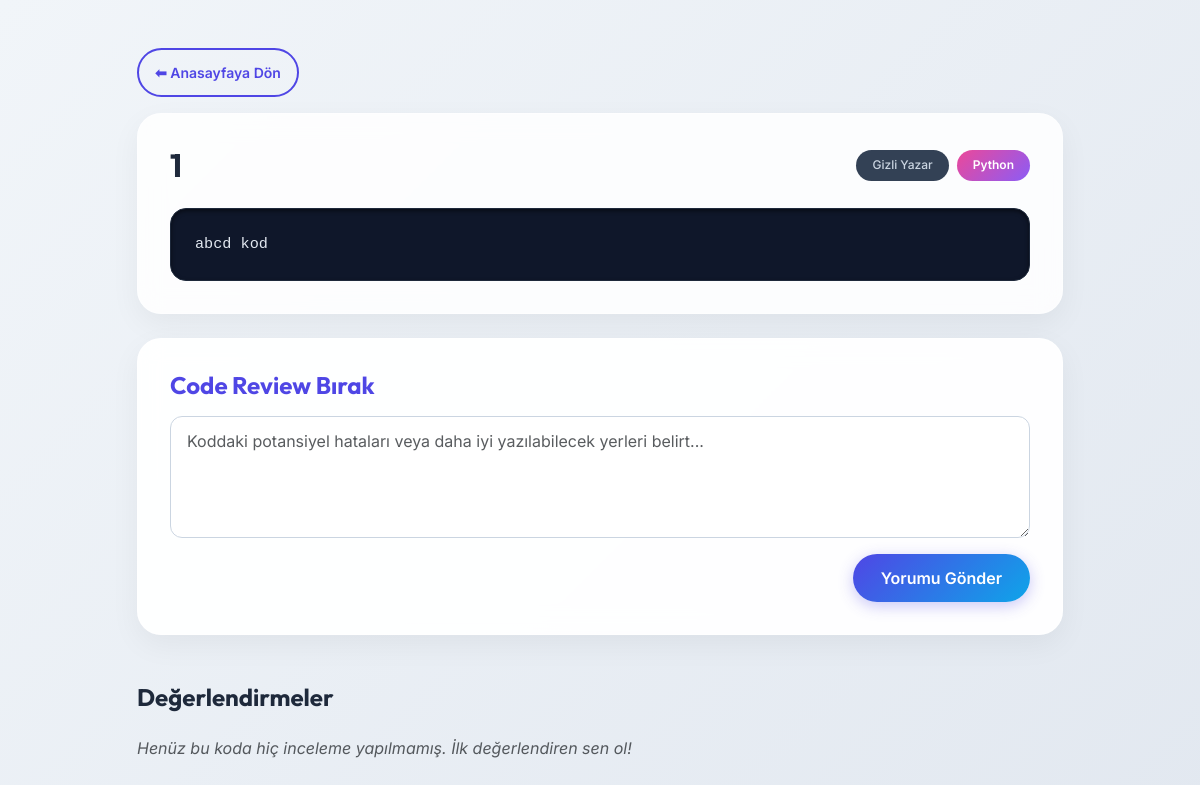
Before: /post/1 (signed in) with the older database file.
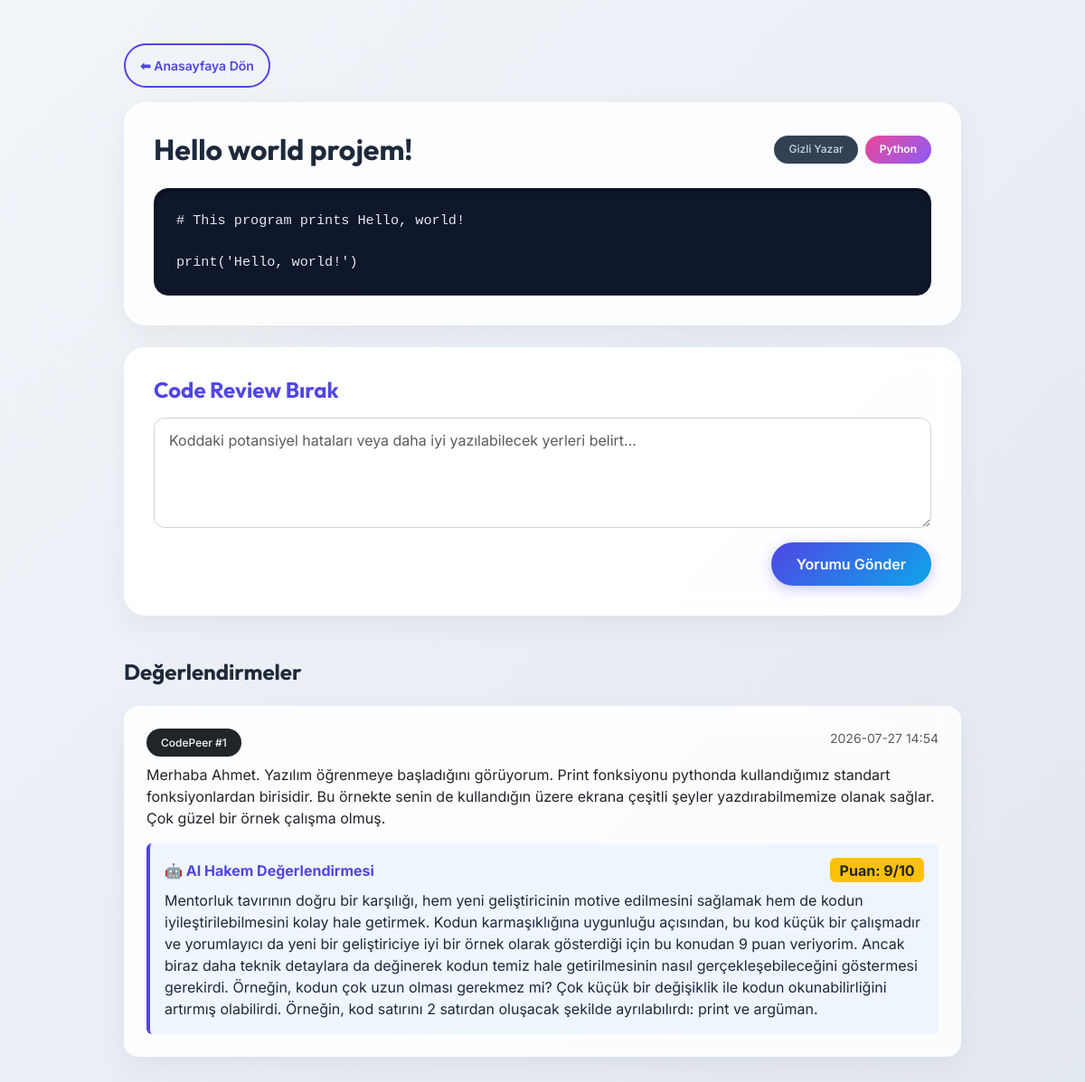
After: the same page with the newer database file.
### database.py (models this page shows)
class CodePost(Base):
    __tablename__ = "code_posts"
    id = Column(Integer, primary_key=True, index=True)
    title = Column(String, index=True)
    content = Column(Text)  # Kullanıcının yüklediği ham kod bloğu
    language = Column(String)  # Python, JS, C++ vb.
    created_at = Column(DateTime, default=datetime.utcnow)
    user_id = Column(Integer, ForeignKey("users.id"))
    owner = relationship("User", back_populates="posts")
    comments = relationship("Comment", back_populates="post")
    ai_reviews = relationship("AIReview", back_populates="post")

class Comment(Base):
    __tablename__ = "comments"
    id = Column(Integer, primary_key=True, index=True)
    content = Column(Text)  # Kullanıcının kod hakkındaki analizi/yorumu
    created_at = Column(DateTime, default=datetime.utcnow)
    user_id = Column(Integer, ForeignKey("users.id"))
    post_id = Column(Integer, ForeignKey("code_posts.id"))
    author = relationship("User", back_populates="comments")
    post = relationship("CodePost", back_populates="comments")
    ai_reviews = relationship("AIReview", back_populates="comment")

class AIReview(Base):
    __tablename__ = "ai_reviews"
    id = Column(Integer, primary_key=True, index=True)
    review_text = Column(Text)  # LLM'den gelen detaylı analiz metni
    score = Column(Integer, nullable=True)  # LLM'in verdiği puan (Örn: 1-10 arası)
    target_type = Column(String)  # "post" (kod için) veya "comment" (yorum incelemesi için)
    created_at = Column(DateTime, default=datetime.utcnow)
    post_id = Column(Integer, ForeignKey("code_posts.id"), nullable=True)
    comment_id = Column(Integer, ForeignKey("comments.id"), nullable=True)
    post = relationship("CodePost", back_populates="ai_reviews")
    comment = relationship("Comment", back_populates="ai_reviews")

### main.py (the view)
@app.get("/post/{post_id}")
def post_detail(request: Request, post_id: int, current_user: str = Cookie(None), db: Session = Depends(database.get_db)):
    if not current_user:
        return RedirectResponse(url="/login", status_code=status.HTTP_303_SEE_OTHER)
    post = db.query(database.CodePost).filter(database.CodePost.id == post_id).first()
    if not post:
        return RedirectResponse(url="/", status_code=status.HTTP_303_SEE_OTHER)
    comments = db.query(database.Comment).filter(database.Comment.post_id == post_id).order_by(database.Comment.id.desc()).all()
    author_name = "Gizli Yazar"
    if post.owner.username == current_user:
        author_name = f"{current_user} (Sen)"
    for c in comments:
        if c.author.username == current_user:
            c.display_name = f"{current_user} (Sen)"
        else:
            c.display_name = f"CodePeer #{c.user_id}"
    return templates.TemplateResponse(
        request=request,
        name="post_detail.html",
        context={
            "title": post.title,
            "username": current_user,
            "post": post,
            "author_name": author_name,
            "comments": comments
        }
    )

### templates/post_detail.html (shortened to what this page needs)
<!DOCTYPE html>
<html lang="tr">
<head>
    <link href="https://cdn.jsdelivr.net/npm/bootstrap@5.3.0/dist/css/bootstrap.min.css" rel="stylesheet">
    <link href="/static/css/style.css" rel="stylesheet">
</head>
<body>
    <div class="container py-5">
        <div class="row justify-content-center">
            <div class="col-lg-10 mb-4">
                <a href="/" class="btn btn-premium-outline btn-sm px-3 mb-3">⬅ Anasayfaya Dön</a>
                <div class="glass-card mb-4" style="padding: 2rem;">
                    <div class="d-flex justify-content-between align-items-center mb-4">
                        <h2 class="fw-bold m-0" style="color: var(--text-main);">{{ post.title }}</h2>
                        <div class="d-flex gap-2">
                            <span class="badge-author">{{ author_name }}</span>
                            <span class="badge-premium">{{ post.language }}</span>
                        </div>
                    </div>
                    <div class="code-container">
                        <pre class="m-0"><code>{{ post.content }}</code></pre>
                    </div>
                </div>
                <div class="glass-card mb-5" style="padding: 2rem; background: rgba(255, 255, 255, 0.95);">
                    <h4 class="fw-bold mb-3" style="color: var(--primary);">Code Review Bırak</h4>
                    <form action="/post/{{ post.id }}/comment" method="POST">
                        <textarea name="content" class="form-control mb-3" rows="4" placeholder="Koddaki potansiyel hataları veya daha iyi yazılabilecek yerleri belirt..." required></textarea>
                        <div class="d-flex justify-content-end">
                            <button type="submit" class="btn btn-premium">Yorumu Gönder</button>
                        </div>
                    </form>
                </div>
                <h4 class="fw-bold mb-4" style="color: var(--text-main);">Değerlendirmeler</h4>
                {% if comments %}
                    {% for comment in comments %}
                    <div class="glass-card mb-3" style="padding: 1.5rem; border-radius: 1rem;">
                        <div class="d-flex justify-content-between mb-2">
                            <span class="badge-author bg-dark text-light">{{ comment.display_name }}</span>
                            <small class="text-muted">{{ comment.created_at.strftime('%Y-%m-%d %H:%M') }}</small>
                        </div>
                        <p class="m-0 text-dark">{{ comment.content }}</p>
                        {% if comment.ai_reviews %}
                            {% set ai_feedback = comment.ai_reviews[0] %}
                            <div class="mt-3 p-3 rounded" style="background-color: rgba(13, 110, 253, 0.05); border-left: 4px solid var(--primary);">
                                <div class="d-flex justify-content-between align-items-center mb-2">
                                    <strong style="color: var(--primary);">🤖 AI Hakem Değerlendirmesi</strong>
                                    <span class="badge bg-warning text-dark fs-6">Puan: {{ ai_feedback.score }}/10</span>
                                </div>
                                <p class="mb-0 text-sm">{{ ai_feedback.review_text }}</p>
                            </div>
                        {% endif %}
                    </div>
                    {% endfor %}
                {% else %}
                    <div class="text-muted fst-italic">Henüz bu koda hiç inceleme yapılmamış. İlk değerlendiren sen ol!</div>
                {% endif %}
            </div>
        </div>
    </div>
</body>
</html>

Changed rows visible on the page:
changed CodePost "Python": title "1" → "Hello world projem!"; content "abcd kod" → "# This program prints Hello, world! print('Hello, world!')"
added Comment: display_name "CodePeer #1", created_at "2026-07-27 14:54", content "Merhaba Ahmet. Yazılım öğrenmeye başladığını görüyorum. Print fonksiyonu pythonda kullandığımız standart fonksiyonlardan birisidir. Bu örnekte senin de kullandığın üzere ekrana çeşitli şeyler yazdırabilmemize olanak sağlar. Çok güzel bir örnek çalışma olmuş."
added AIReview: score "9", review_text "Mentorluk tavırının doğru bir karşılığı, hem yeni geliştiricinin motive edilmesini sağlamak hem de kodun iyileştirilebilmesini kolay hale getirmek. Kodun karmaşıklığına uygunluğu açısından, bu kod küçük bir çalışmadır ve yorumlayıcı da yeni bir geliştiriciye iyi bir örnek olarak gösterdiği için bu konudan 9 puan veriyorim. Ancak biraz daha teknik detaylara da değinerek kodun temiz hale getirilmesinin nasıl gerçekleşebileceğini göstermesi gerekirdi. Örneğin, kodun çok uzun olması gerekmez mi? Çok küçük bir değişiklik ile kodun okunabilirliğini artırmış olabilirdi. Örneğin, kod satırını 2 satırdan oluşacak şekilde ayrılabılırdı: print ve argüman."
Other visible differences:
text no longer shown: "Henüz bu koda hiç inceleme yapılmamış. İlk değerlendiren sen ol!"
